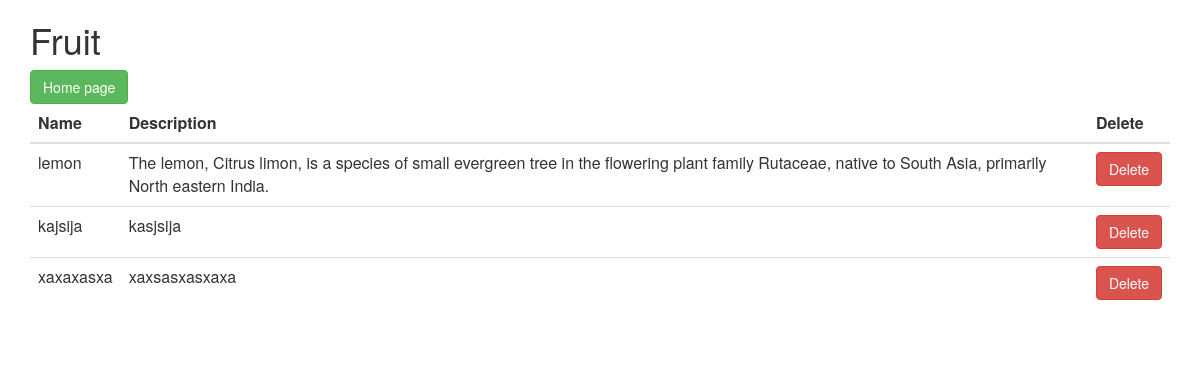
/user_fruits.php?user_id=12, run on the app's committed database.
### tables this page shows
CREATE TABLE `fruits` (
  `id` int(11) NOT NULL,
  `fruit` varchar(255) NOT NULL,
  `description` text NOT NULL,
  `user_id` int(11) NOT NULL
);

### Database.php (called while the page is built, shortened)
<?php
class Database
{
    public $connect;
    private $host = "localhost";
    private $username = 'root';
    private $password = 'root';
    private $database = 'task2';
    public function database_connect()
    {
        $this->connect = mysqli_connect($this->host, $this->username, $this->password, $this->database);
    }
    public function execute_query($query)
    {
        return mysqli_query($this->connect, $query);
    }
}

### Fruits.php (the view, shortened to what this page needs)
<?php
include("Database.php");
class Fruits extends Database
{
    public function user_fruits($user_id)
    {
        $sql = "SELECT * FROM fruits WHERE user_id='$user_id'";
        $result = $this->execute_query($sql);
        $fruits = "";
        while($row = mysqli_fetch_array($result))
        $fruits .="
            <tr>
                <td>" . $row['fruit'] . "</td>
                <td>" . $row['description'] . "</td>
                <td><a href='delete_fruit.php?id=" . $row['id'] . "'><button class='btn btn-danger col-md-12'>Delete</button></a></td>
            </tr>
            ";
        echo $fruits;
    }
}

### data on the page
fruits: fruit "lemon", description "The lemon, Citrus limon, is a species of small evergreen tree in the flowering plant family Rutaceae, native to South Asia, primarily North eastern India."
fruits: fruit "kajsija", description "kasjsija"
fruits: fruit "xaxaxasxa", description "xaxsasxasxaxa"
